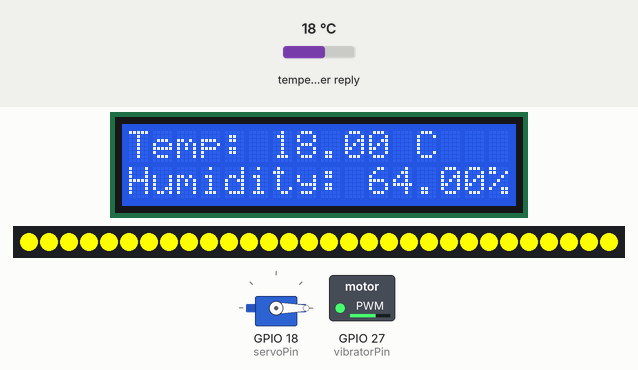
A sketch run on a simulated ESP32. On the bench: servo, 16×2 character LCD, 30 RGB LEDs in strip order, left to right, switched loads named in the sketch (green lamp = pin HIGH). Inputs (shaded band) come from the test bench; at power-on: temperature in the weather reply 18 °C. WiFi joins after 1.5 s; servers stay silent unless stated; web services answer with replies made up by the test bench; what the sketch prints to the serial monitor is not drawn.

Above: at 1.9 s.
At 8.3 s:
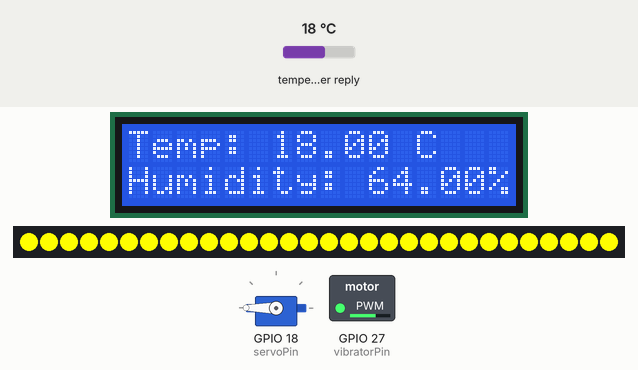
Timing chart, 0 to 130.0 s (numbered marks = the images above):
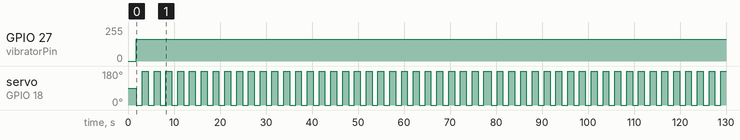

The sketch:

WeatherDisplaySystem.ino
```cpp
/*
====================================================================
 WeatherDisplaySystem.ino - Real-Time Weather Visualization
====================================================================

This Arduino ESP32 project retrieves weather data from OpenWeatherMap API
and maps key parameters to physical actuators:

- 🌡️ Temperature → RGB LED Strip (color-coded + blinking)
- 💨 Wind Speed → Servo Motor (sweep speed)
- 💧 Humidity → Vibration Motor (intensity)

Displays temperature and humidity on an I2C LCD.
Connects to Wi-Fi for API access.

Author: Vaggelis Papaioannou
*/

#include <WiFi.h>
#include <HTTPClient.h>
#include <ArduinoJson.h>
#include <LiquidCrystal_I2C.h>
#include <Wire.h>
#include <FastLED.h>
#include <ESP32Servo.h>

// === LED Strip Configuration ===
#define LED_PIN 2
#define NUM_LEDS 30
CRGB leds[NUM_LEDS];

// === Actuator Pins ===
const int vibratorPin = 27;
const int servoPin = 18;
Servo myservo;

// === LCD Configuration (I2C address 0x3F or 0x27) ===
LiquidCrystal_I2C lcd(0x3F, 16, 2);

// === Wi-Fi Credentials ===
const char* ssid = "iPhone - Σωτήρης"; //replace it with your
const char* password = "23122002G4"; //same here

// === Weather API Configuration ===
String URL = "http://api.openweathermap.org/data/2.5/weather?";
String ApiKey = "ddf36dffb091a94d4215d3b39083ed35";
String lat = "-57.8503240437811";  // Replace with your latitude
String lon = "-17.92440820077199"; // Replace with your longitude

void setup() {
  // Initialize servo motor
  myservo.setPeriodHertz(50);
  myservo.attach(servoPin);

  // Initialize vibration motor and LED strip
  pinMode(vibratorPin, OUTPUT);
  FastLED.addLeds<NEOPIXEL, LED_PIN>(leds, NUM_LEDS);

  // Start Serial Monitor
  Serial.begin(115200);

  // Initialize LCD
  lcd.init();
  lcd.backlight();
  lcd.clear();

  // Connect to Wi-Fi
  WiFi.begin(ssid, password);
  while (WiFi.status() != WL_CONNECTED) {
    delay(500);
    Serial.print(".");
  }
  Serial.println("\nWiFi connected. IP address:");
  Serial.println(WiFi.localIP());
}

void loop() {
  if (WiFi.status() == WL_CONNECTED) {
    HTTPClient http;

    // Create full API URL with parameters
    http.begin(URL + "lat=" + lat + "&lon=" + lon + "&units=metric&appid=" + ApiKey);

    int httpCode = http.GET(); // Send HTTP GET request

    if (httpCode > 0) {
      // Parse JSON response
      String JSON_Data = http.getString();
      Serial.println(JSON_Data);
      DynamicJsonDocument doc(2048);
      deserializeJson(doc, JSON_Data);

      // Extract required weather info
      const char* country = doc["sys"]["country"];
      const char* city = doc["name"];
      float temp = doc["main"]["temp"];
      float humidity = doc["main"]["humidity"];
      const char* clouds = doc["weather"][0]["description"];
      float windSpeed = doc["wind"]["speed"];

      // Display data on LCD
      lcd.clear();
      lcd.print("Temp: ");
      lcd.print(temp);
      lcd.print(" C");
      lcd.setCursor(0, 1);
      lcd.print("Humidity: ");
      lcd.print(humidity);
      lcd.print("%");

      // Debug print to Serial
      Serial.printf("Country: %s\nCity: %s\nClouds: %s\n", country, city, clouds);
      Serial.printf("Temperature: %.1f C\nHumidity: %.1f %%\nWind Speed: %.1f m/s\n", temp, humidity, windSpeed);

      // === Actuator Control Logic ===

      // Map wind speed (0-20 m/s) to delay (2000–1100 ms approx.)
      windSpeed = constrain(windSpeed, 0, 20);
      int servoDelay = map(windSpeed, 0, 20, 900, 0);

      // Map humidity (0-100%) to vibration intensity (0–255)
      humidity = constrain(humidity, 0, 100);
      int vibration = map(humidity, 0, 100, 0, 255);
      analogWrite(vibratorPin, vibration);

      // Control LEDs and Servo based on temperature
      for (int i = 0; i < 30; i++) {
        if (temp < 0) {
          // Blinking blue for freezing conditions
          fill_solid(leds, NUM_LEDS, CRGB::Blue);
          FastLED.show();
          myservo.write(0);
          delay(2000 - servoDelay);
          myservo.write(180);
          fill_solid(leds, NUM_LEDS, CRGB::Black);
          FastLED.show();
          delay(2000 - servoDelay);
        }
        else if (temp < 8) {
          fill_solid(leds, NUM_LEDS, CRGB::Cyan);
          FastLED.show();
          myservo.write(0);
          delay(2000 - servoDelay);
          myservo.write(180);
          delay(2000 - servoDelay);
        }
        else if (temp < 16) {
          fill_solid(leds, NUM_LEDS, CRGB::Green);
          FastLED.show();
          myservo.write(0);
          delay(2000 - servoDelay);
          myservo.write(180);
          delay(2000 - servoDelay);
        }
        else if (temp < 24) {
          fill_solid(leds, NUM_LEDS, CRGB::Yellow);
          FastLED.show();
          myservo.write(0);
          delay(2000 - servoDelay);
          myservo.write(180);
          delay(2000 - servoDelay);
        }
        else if (temp < 32) {
          fill_solid(leds, NUM_LEDS, CRGB::Orange);
          FastLED.show();
          myservo.write(0);
          delay(2000 - servoDelay);
          myservo.write(180);
          delay(2000 - servoDelay);
        }
        else {
          // Blinking red for hot conditions
          fill_solid(leds, NUM_LEDS, CRGB::Red);
          FastLED.show();
          myservo.write(0);
          delay(2000 - servoDelay);
          myservo.write(180);
          fill_solid(leds, NUM_LEDS, CRGB::Black);
          FastLED.show();
          delay(2000 - servoDelay);
        }
      }
    }
    else {
      // Failed HTTP request
      Serial.println("Error retrieving weather data.");
      lcd.clear();
      lcd.print("Can't Get DATA!");
    }

    // End HTTP connection
    http.end();
  }
}
```

Measured:
- by itself, GPIO 27 (vibratorPin): 0/255 → 163/255 at 1.8 s
- by itself, servo on GPIO 18 (servoPin): goes 29 × (0° 1.3 s, 180° 1.3 s), 0° 1.3 s, 180° 1.6 s, 19 × (0° 1.3 s, 180° 1.3 s), 0° 1.3 s, then 180°
